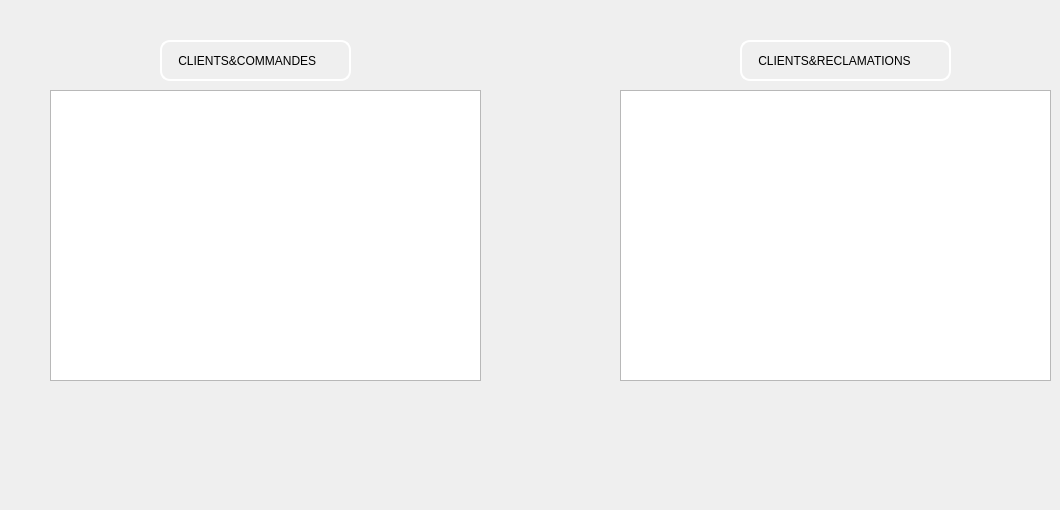
      <widget class="QWidget" name="tab_23">
       <attribute name="title">
        <string>client_reclamation</string>
       </attribute>
       <widget class="QTableView" name="tabclient_reclamation">
        <property name="geometry">
         <rect>
          <x>50</x>
          <y>90</y>
          <width>431</width>
          <height>291</height>
         </rect>
        </property>
        <property name="styleSheet">
         <string notr="true">background-image: url(:/images/Sans titre - 1 (1).jpg);</string>
        </property>
       </widget>
       <widget class="QTableView" name="tabclient_reclamation2">
        <property name="geometry">
         <rect>
          <x>620</x>
          <y>90</y>
          <width>431</width>
          <height>291</height>
         </rect>
        </property>
        <property name="styleSheet">
         <string notr="true">background-image: url(:/images/Sans titre - 1 (1).jpg);</string>
        </property>
       </widget>
       <widget class="QLabel" name="label_7">
        <property name="geometry">
         <rect>
          <x>160</x>
          <y>40</y>
          <width>191</width>
          <height>41</height>
         </rect>
        </property>
        <property name="styleSheet">
         <string notr="true">border-style: solid;
border-color: white;
border-width: 2px;
border-radius: 10px;</string>
        </property>
        <property name="text">
         <string>    CLIENTS&amp;COMMANDES</string>
        </property>
       </widget>
       <widget class="QLabel" name="label_11">
        <property name="geometry">
         <rect>
          <x>740</x>
          <y>40</y>
          <width>211</width>
          <height>41</height>
         </rect>
        </property>
        <property name="styleSheet">
         <string notr="true">border-style: solid;
border-color: white;
border-width: 2px;
border-radius: 10px;</string>
        </property>
        <property name="text">
         <string>    CLIENTS&amp;RECLAMATIONS</string>
        </property>
       </widget>
       <widget class="QLabel" name="label_12">
        <property name="geometry">
         <rect>
          <x>490</x>
          <y>380</y>
          <width>121</width>
          <height>121</height>
         </rect>
        </property>
        <property name="styleSheet">
         <string notr="true">background-image: url(:/img/img/1024px-Volkswagen_Logo_till_1995.svg.png);</string>
        </property>
        <property name="text">
         <string/>
        </property>
       </widget>
      </widget>
